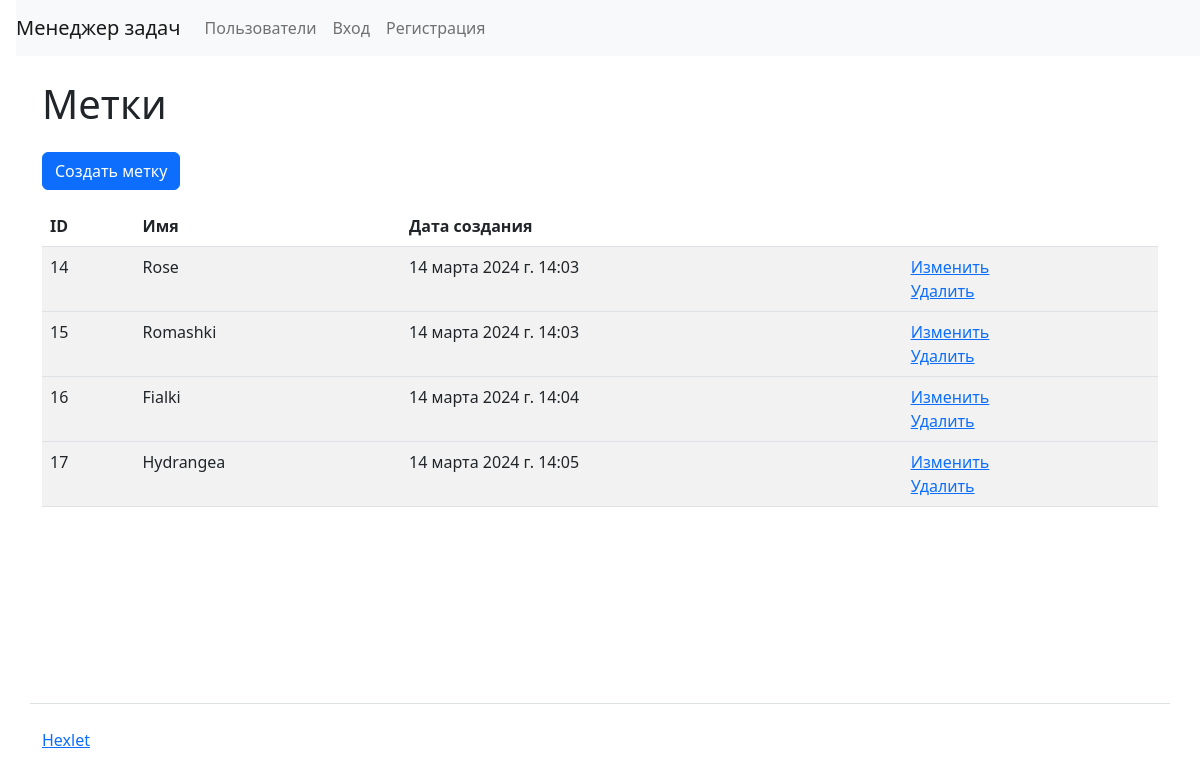
The app's page /labels/, older data.
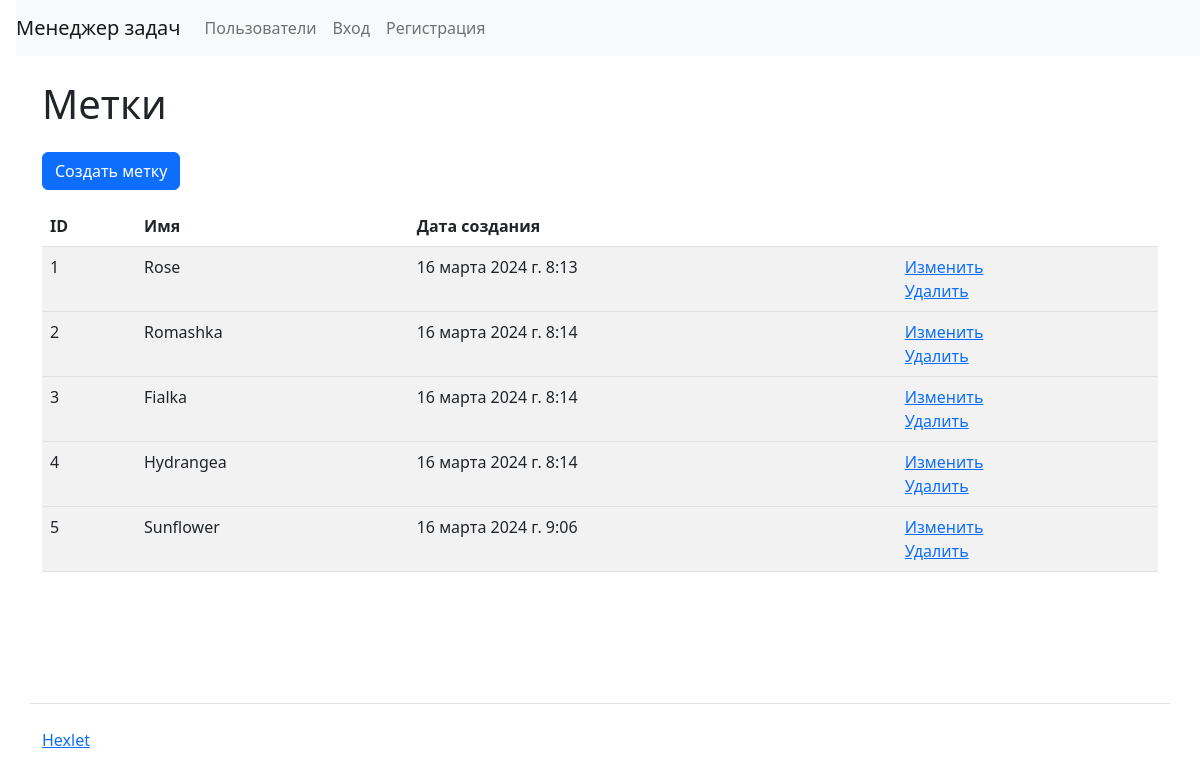
The same page, newer data.
### task_manager/labels/models.py (models this page shows, shortened)
class Label(models.Model):
    name = models.CharField(_("Name"), max_length=255, unique=True)
    timestamp = models.DateTimeField(auto_now_add=True)

### task_manager/labels/views.py (the view)
# urls.py: path('', IndexView.as_view(), name='labels_index'),
class IndexView(View):
    def get(self, request, *args, **kwargs):
        labels = Label.objects.all()
        flash_messages = messages.get_messages(request)
        return render(
            request,
            'labels/index.html',
            context={
                'labels': labels,
                'messages': flash_messages,
            }
        )

### task_manager/templates/labels/index.html
{% extends "base.html" %}
{% load django_bootstrap5 %}
{% load i18n %}
{% block nav %}
{% if user.is_authenticated %}
{% include "nav_user.html" %}
{% else %}
{% include "nav.html" %}
{% endif %}
{% endblock %}
{% block content %}
  <h1 class="my-4">{% translate "Labels" %}</h1>
  <a class="btn btn-primary mb-3" href="{% url 'label_create' %}">{% translate "Create label" %}</a>
  <table class="table table-striped">
    <thead>
      <tr>
	<th>ID</th>
	<th>{% translate "Name" %}</th>
	<th>{% translate "Created at" %}</th>
	<th></th>
      </tr>
    </thead>
    {% for label in labels %}
    <tbody>
      <tr>
	<td>{{ label.id }}</td>
	<td>{{ label.name }}</td>
	<td>{{ label.timestamp }}</td>
	<td>
	  <a href="{% url 'label_update' label.id %}">{% translate "Update" %}</a>
	  <br>
	  <a href="{% url 'label_delete' label.id %}">{% translate "Delete" %}</a>
	</td>
      </tr>
    </tbody>
    {% endfor %}
  </table>
{% endblock %}

Row changes from the older to the newer data that the page shows:
removed Label: id "14", name "Rose", timestamp "14 марта 2024 г. 14:03"
removed Label: id "15", name "Romashki", timestamp "14 марта 2024 г. 14:03"
removed Label: id "16", name "Fialki", timestamp "14 марта 2024 г. 14:04"
removed Label: id "17", name "Hydrangea", timestamp "14 марта 2024 г. 14:05"
added Label: id "1", name "Rose", timestamp "16 марта 2024 г. 8:13"
added Label: id "2", name "Romashka", timestamp "16 марта 2024 г. 8:14"
added Label: id "3", name "Fialka", timestamp "16 марта 2024 г. 8:14"
added Label: id "4", name "Hydrangea", timestamp "16 марта 2024 г. 8:14"
added Label: id "5", name "Sunflower", timestamp "16 марта 2024 г. 9:06"
